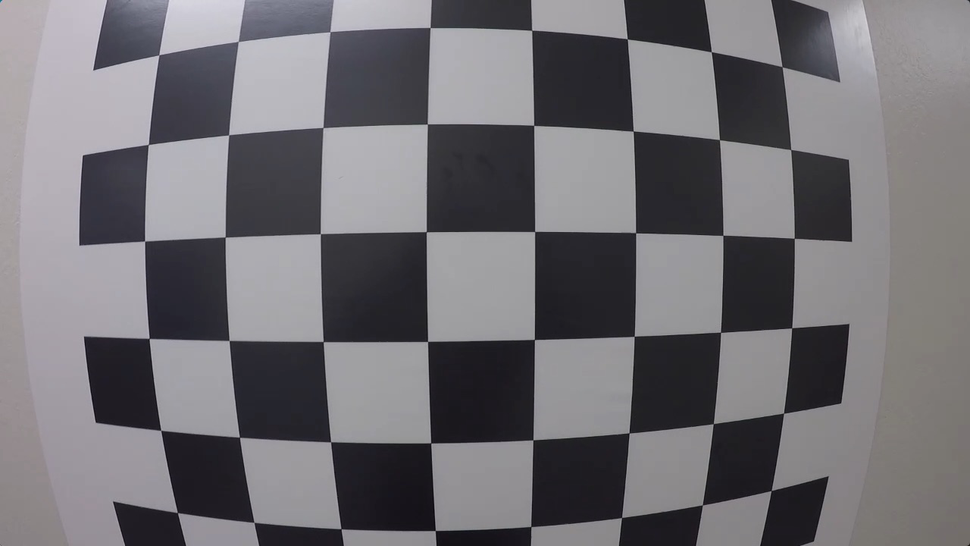
#> input picture test_code/calibration_test.png, 970 x 546 px, shrunk from 1280 x 720 before the run
$ jupyter execute 01-CameraCalibration.ipynb   (shell and % lines are left out)
#> lines starting #> are read from the running program, lines starting #| are printed output that depends on the picture; after the words box and inside, x2 and y2 are one past the last pixel; in counts of white or black regions, pixels touching at a corner belong together
[cell 1]
import numpy as np
import cv2
import matplotlib.pyplot as plt
import matplotlib.image as mpimg

[cell 2]
# prepare object points
nx = 8 #TODO: enter the number of inside corners in x
ny = 6 #TODO: enter the number of inside corners in y

# Make a list of calibration images
fname = 'calibration_test.png'
img = cv2.imread(fname)
#> img is the input picture: shape (546, 970, 3); mean B, G, R 115.4, 110.9, 112.9

# Convert to grayscale
gray = cv2.cvtColor(img, cv2.COLOR_BGR2GRAY)

# Find the chessboard corners
ret, corners = cv2.findChessboardCorners(gray, (nx, ny), None)
#> ret = True; corners = 48 rows, first 8: [158.8, 54.89], [236, 43], [330, 31.7], [430.2, 27.51], [531.7, 30.32], [627.2, 38.84], [711.3, 51.7], [782.1, 66.7]

# If found, draw corners
if ret == True:
    # Draw and display the corners
    cv2.drawChessboardCorners(img, (nx, ny), corners, ret)
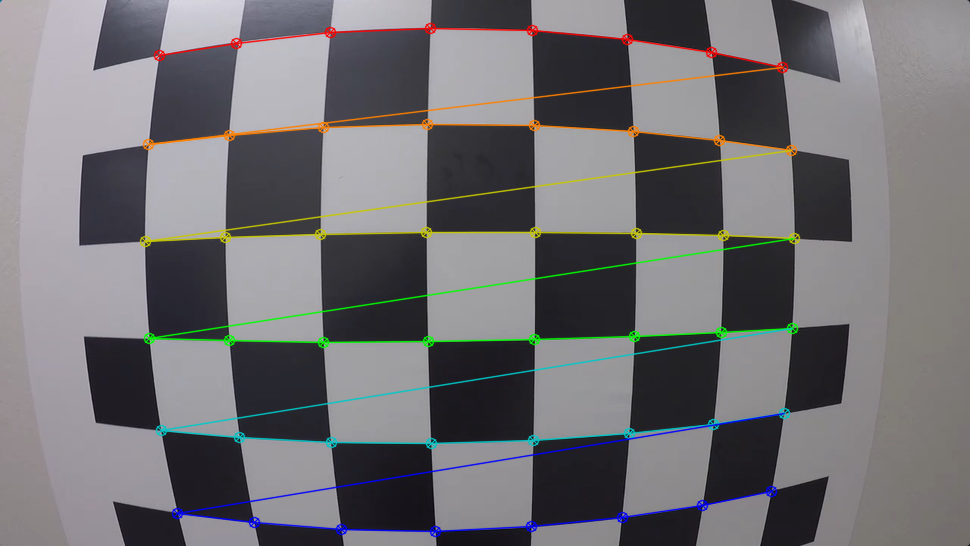
#> img: shape (546, 970, 3); 4.57% of pixels changed, all inside (x1, y1, x2, y2) = (139, 22, 801, 538)
    plt.imshow(img)

[cell 3]
import pickle
import cv2
import numpy as np
import matplotlib.pyplot as plt
import matplotlib.image as mpimg

# Read in the saved objpoints and imgpoints
dist_pickle = pickle.load( open( "wide_dist_pickle.p", "rb" ) )
#> (reads test_code/wide_dist_pickle.p from the repository)
objpoints = dist_pickle["objpoints"]
imgpoints = dist_pickle["imgpoints"]

# Read in an image
img = cv2.imread('test_image.png')
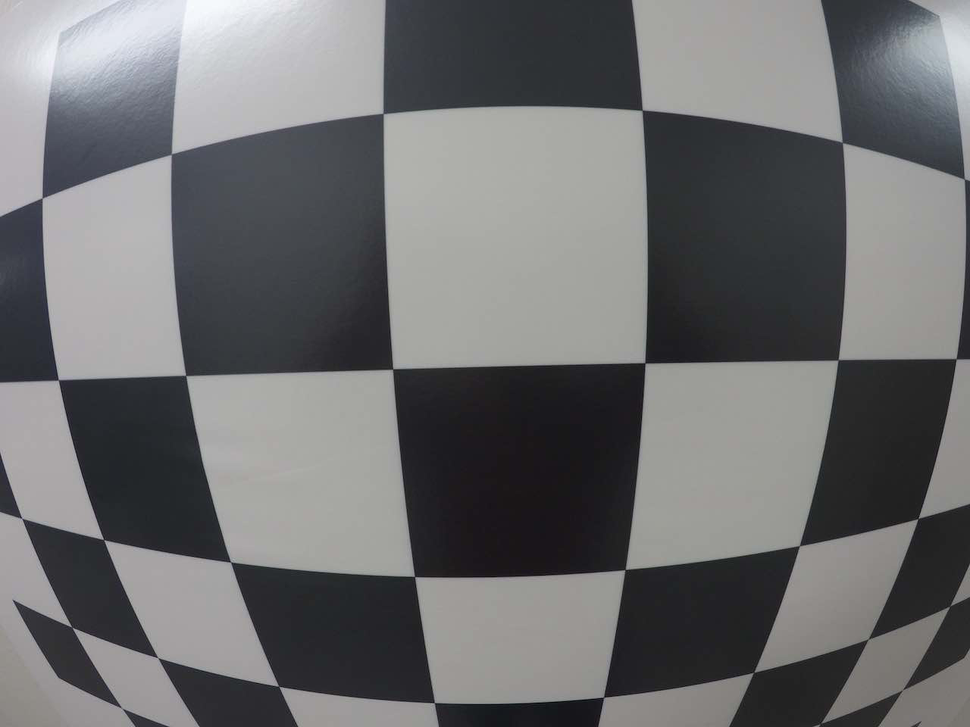
#> input picture test_code/test_image.png, 970 x 727 px, shrunk from 1280 x 960 before the run
#> img is the input picture: shape (727, 970, 3); mean B, G, R 110.9, 109.7, 109.3

# TODO: Write a function that takes an image, object points, and image points
# performs the camera calibration, image distortion correction and
# returns the undistorted image
def cal_undistort(img, objpoints, imgpoints):
    # Use cv2.calibrateCamera() and cv2.undistort()
    #undist = np.copy(img)  # Delete this line
    gray = cv2.cvtColor(img, cv2.COLOR_BGR2GRAY)
#> gray: shape (727, 970)
    ret, mtx, dist, rvecs, tvecs = cv2.calibrateCamera(objpoints, imgpoints, gray.shape[::-1], None, None)
#> ret = 0.566
    undist = cv2.undistort(img, mtx, dist, None, mtx)
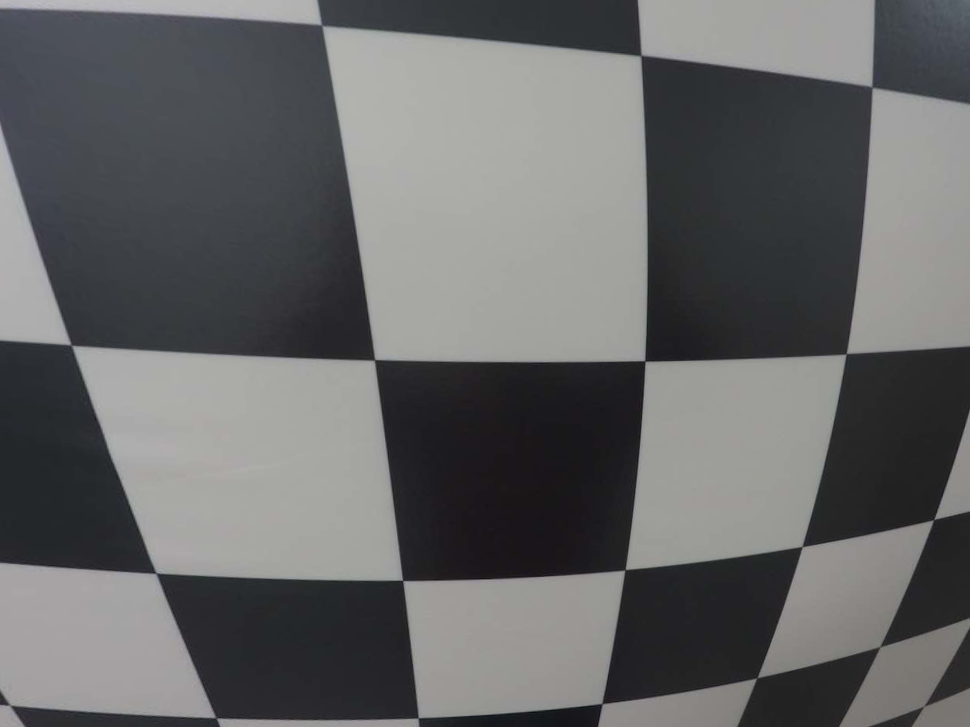
#> undist: shape (727, 970, 3); mean B, G, R 102.4, 101.9, 101.3
    return undist

undistorted = cal_undistort(img, objpoints, imgpoints)

f, (ax1, ax2) = plt.subplots(1, 2, figsize=(24, 9))
f.tight_layout()
ax1.imshow(img)
ax1.set_title('Original Image', fontsize=50)
ax2.imshow(undistorted)
ax2.set_title('Undistorted Image', fontsize=50)
plt.subplots_adjust(left=0., right=1, top=0.9, bottom=0.)
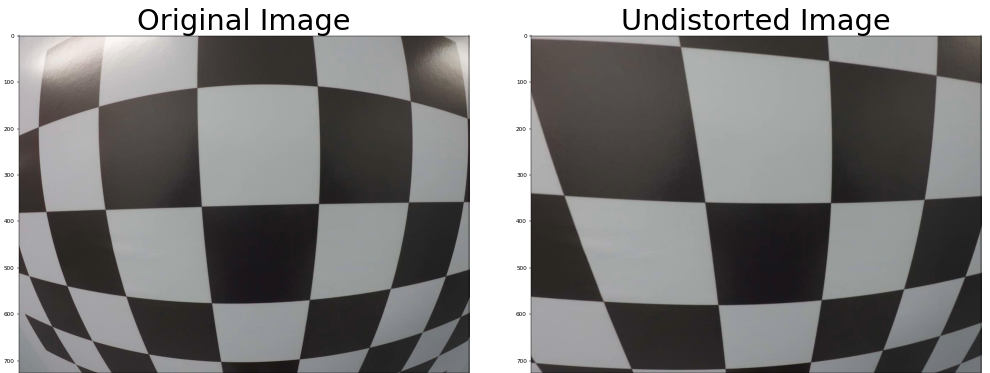
#> figure drawn by matplotlib, 2 panels; B, G, R data is drawn as R, G, B
